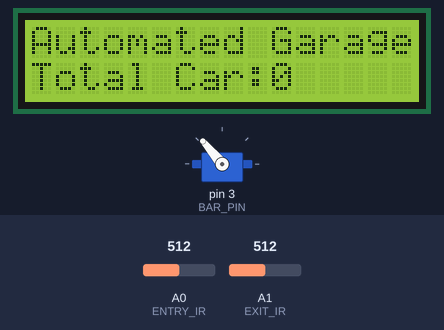
This sketch was run on a simulated Arduino Uno, built with avr-gcc and run on an emulated ATmega328P. Shown: 16×2 character LCD, servo. The test bench sets the inputs (shaded band); at power-on: A1 (EXIT_IR) = 512, A0 (ENTRY_IR) = 512.

Above: at 2.3 s.
2.4 s: A1 (EXIT_IR) set to 981
4.3 s: A1 (EXIT_IR) set to 1007
At 6.3 s:
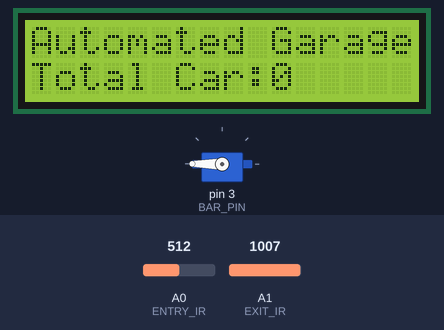
6.6 s: A1 (EXIT_IR) set to 990
At 8.3 s:
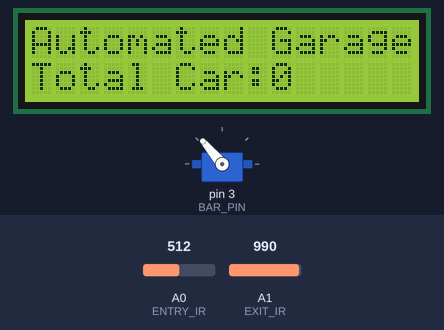
9.1 s: A1 (EXIT_IR) set to 1010
At 11.0 s:
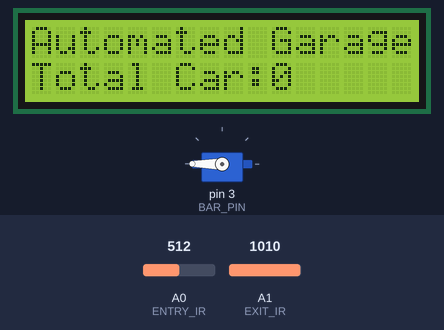
Timing chart, 0 to 12.1 s (numbered marks = the images above; inputs shaded):
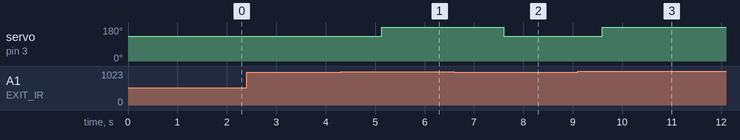

The sketch:

amil.ino
```cpp
#include <LiquidCrystal.h>
#include <Servo.h>

int set_position = 0;

//Baud rate for serial communication
#define BAUD_RATE 9600


//LCD Object

//Liquid Crystal Pin Definitions
#define RS 7
#define EN 8
#define D0 9
#define D1 10
#define D2 11
#define D3 12
#define COL 16
#define ROW 2

LiquidCrystal lcd(RS, EN, D0, D1, D2, D3);

//Global car counting variable
unsigned int car_count = 0;

//Servo object and bar pin
Servo bar;

#define BAR_PIN 3
#define CLOSE_ANGLE 130
#define OPEN_ANGLE 180

bool bar_status = false;

//Ir definitions
#define ENTRY_IR A0
#define EXIT_IR A1

#define THRESHOLD 1000

//Delay for interval in ms
#define INTERVAL 3000

//Delay for bar open and closing interval
#define BAR_INTERVAL 1500

bool entry_object_detected(void){
  if (analogRead(ENTRY_IR) < THRESHOLD){
    return true;
  } else return false;
}

bool exit_object_detected(void){
  if (analogRead(EXIT_IR) < THRESHOLD){
    return true;
  } else return false;
}

void close(void){
  bar.write(CLOSE_ANGLE);
  bar_status = false;
}

void open(void){
  bar.write(OPEN_ANGLE);
  bar_status = true;
}


void update_count(void){
  if (entry_object_detected() == true && exit_object_detected() == false){
    if (bar_status == false) {
      open();
      delay(1000);
      if (exit_object_detected() == true){
        car_count++;
        lcd.setCursor(10, 1);
        lcd.print("     ");
        lcd.setCursor(10, 1);
        lcd.print(car_count);
        Serial.println(car_count);
        delay(3000);
      }
    }

  }

  else {delay(1000); close(); }
}

void setup() {
  //Initializing Serial communication
  Serial.begin(BAUD_RATE);

  //Initializing LiquidCrystal
  lcd.begin(COL, ROW);
  lcd.begin(COL, ROW);
  lcd.print("Automated Garage");
  lcd.setCursor(0, 1);
  lcd.print("Total Car: ");

  //Initializing servo to the bar_pin [3]
  bar.attach(BAR_PIN);
  bar.write(CLOSE_ANGLE);

  //Initializing rx
  pinMode(ENTRY_IR, INPUT);
  pinMode(EXIT_IR, INPUT);

  lcd.setCursor(10, 1);
  lcd.print("     ");
  lcd.setCursor(10, 1);
  lcd.print(0);


  delay(1000);

  close();
}


void loop() {
//  update_count();
  set_position++;

  if (set_position == 1) close();

  else {
    update_count();
  }

  set_position = 2;
//
//  Serial.print("first :");
//  Serial.println(analogRead(A0));
//  delay(1000);
//  Serial.print("second :");
//  Serial.println(analogRead(A1));
//  delay(1000);
//char cmd = 'a';
//
//  if (Serial.available() > 0){
//    cmd = Serial.read();
//  }
//
//  if (cmd == 'o') open();
//  else if (cmd == 'c') close();
}
```

Measured:
- the behaviour switches between 999 and 1000 on A1 (EXIT_IR) (found by bisection; images 0 and 1)
- after the input at 2.4 s, every drawn part: stays the same
- after the input at 4.3 s, servo on pin 3 (BAR_PIN): 130° → 180° after 0.83 s
- after the input at 6.6 s, servo on pin 3 (BAR_PIN): 180° → 130° after 1.0 s
- after the input at 9.1 s, servo on pin 3 (BAR_PIN): 130° → 180° after 0.50 s
